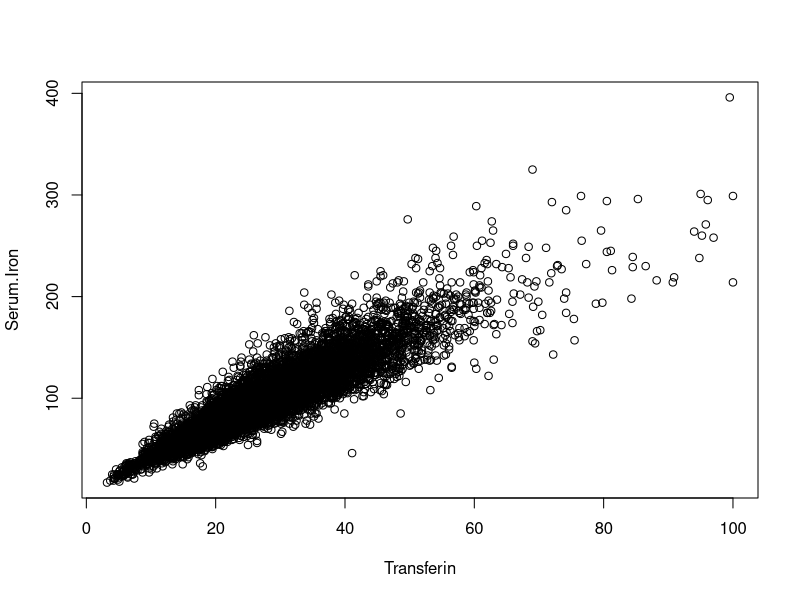

The R source for this figure: (Note: this script raises an error after producing the figure.)
library(hexbin)



data("NHANES", envir=environment())
plot(Serum.Iron ~ Transferin, NHANES)



trellis.par.set(theme = canonical.theme("postscript", color=FALSE))
print(
hexbinplot(Serum.Iron ~ Transferin, NHANES)

)



trellis.par.set(theme = canonical.theme("postscript", color=FALSE))
print(
hexbinplot(Serum.Iron ~ Transferin | Sex, NHANES)

)
